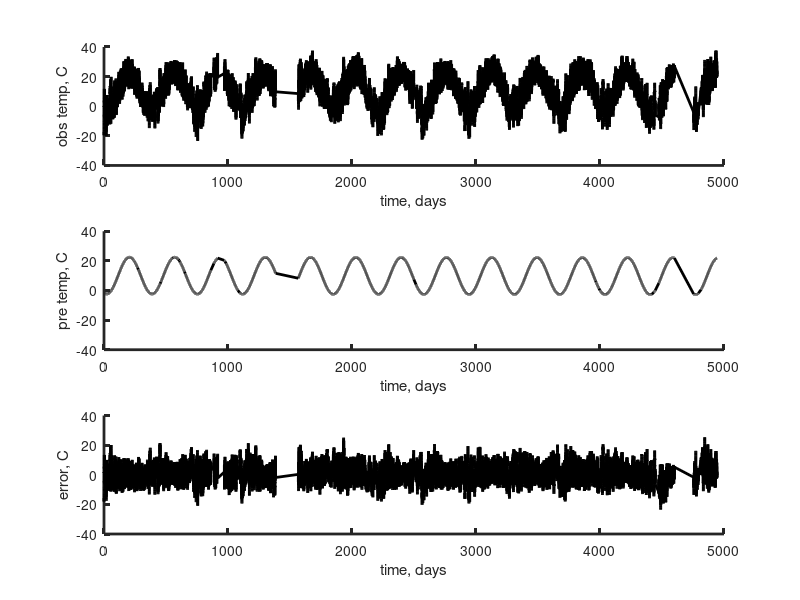

Recreate this plot in MATLAB.
%%% Ques3 : Modify MatLab script, sample.m, to achieve a better fit to the Black Rock Forest temperature dataset (brf_temp.txt).

% eda04_11
% load Black Rock Forest temperature data

% read the data
Draw=load('brf_temp.txt');
traw=Draw(:,1);
draw=Draw(:,2);
Nraw=length(draw);

% exclude bad data
n = find( (draw~=0) & (draw>-40) & (draw<38) );
t=traw(n);
d=draw(n);

N=length(d);
M=4;

% plot the data
figure(1);
clf;
subplot(3,1,1);
set(gca,'LineWidth',2);
hold on;
axis( [0, 5000, -40, 40] );
plot(t,d,'k-','LineWidth',2);
xlabel('time, days');
ylabel('obs temp, C');

% set up data kernel
Ty=365.25;
G=zeros(N,4);
G(:,1)=1;
G(:,2)=t;
G(:,3)=cos(2*pi*t/Ty);
G(:,4)=sin(2*pi*t/Ty);

% predict data
mest = (G'*G)\(G'*d);
dpre = G*mest;
e = d - dpre;
E = e'*e; % 3.3096e+06
subplot(3,1,2);
set(gca,'LineWidth',2);
hold on;
axis( [0, 5000, -40, 40] );
plot(t,dpre,'k-','LineWidth',2);
xlabel('time, days');
ylabel('pre temp, C')

% plot error
subplot(3,1,3);
set(gca,'LineWidth',2);
hold on;
axis( [0, 5000, -40, 40] );
plot(t,e,'k-','LineWidth',2);
xlabel('time, days');
ylabel('error, C')

%% (1) add one additional term x^2 in the regression model.
M=5;

% set up data kernel
Ty=365.25;
F=zeros(N,M);
F(:,1)=1;
F(:,2)=t;
F(:,3)=cos(2*pi*t/Ty);
F(:,4)=sin(2*pi*t/Ty);
F(:,5)=t.^2;

% predict data
mest_F = (F'*F)\(F'*d);
dpre_F = F*mest_F;
e_F = d - dpre_F;
E_F = e_F'*e_F; % 3.3089e+06

%% (2) add additional periods of Ty/2, where Ty is the period of 1 year, in an attempt to better capture the shape of the (semi) annual variation
M=6;

% set up data kernel
Ty=365.25;
H=zeros(N,M);
H(:,1)=1;
H(:,2)=t;
H(:,3)=cos(2*pi*t/Ty);
H(:,4)=sin(2*pi*t/Ty);
H(:,5)=cos(2*pi*t/(Ty/2));
H(:,6)=sin(2*pi*t/(Ty/2));

% predict data
mest_H = (H'*H)\(H'*d);
dpre_H = H*mest_H;
e_H = d - dpre_H;
E_H = e_H'*e_H; % 3.3085e+06

%% (3) add additional periods of Ty/2 and Ty/3 together.
M=8;

% set up data kernel
Ty=365.25;
I=zeros(N,M);
I(:,1)=1+ Ty/2 + Ty/3;
I(:,2)=t;
I(:,3)=cos(2*pi*t/Ty);
I(:,4)=sin(2*pi*t/Ty);
I(:,5)=cos(2*pi*t/(Ty/2));
I(:,6)=sin(2*pi*t/(Ty/2));
I(:,7)=cos(2*pi*t/(Ty/3));
I(:,8)=sin(2*pi*t/(Ty/3));

% predict data
mest_I = (I'*I)\(I'*d);
dpre_I = I*mest_I;
e_I = d - dpre_I;
E_I = e_I'*e_I; % 3.2917e+06

% By comparing the value of 4 error vectors above, I found that 3)add additional periods of Ty/2 and Ty/3 together
% gets the smallest error vector (= 3.2917e+06) which
% works best to achieve a better fit.

